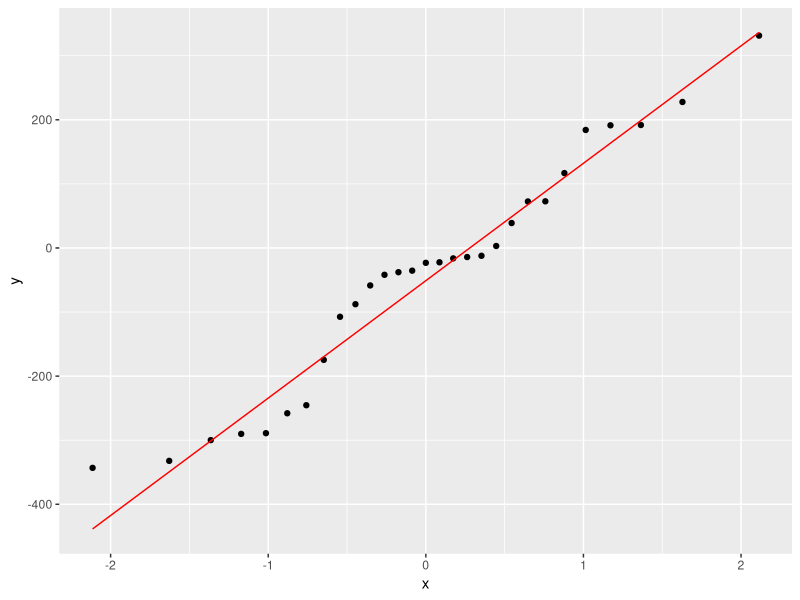
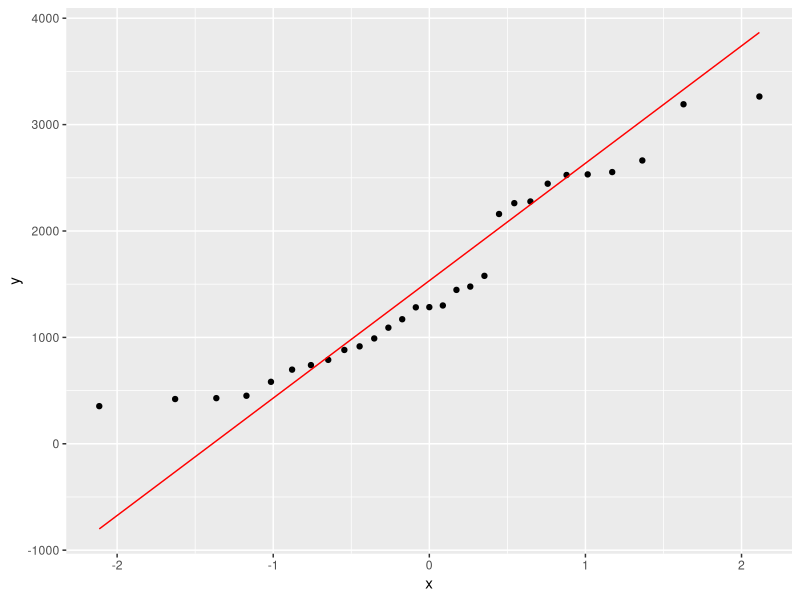
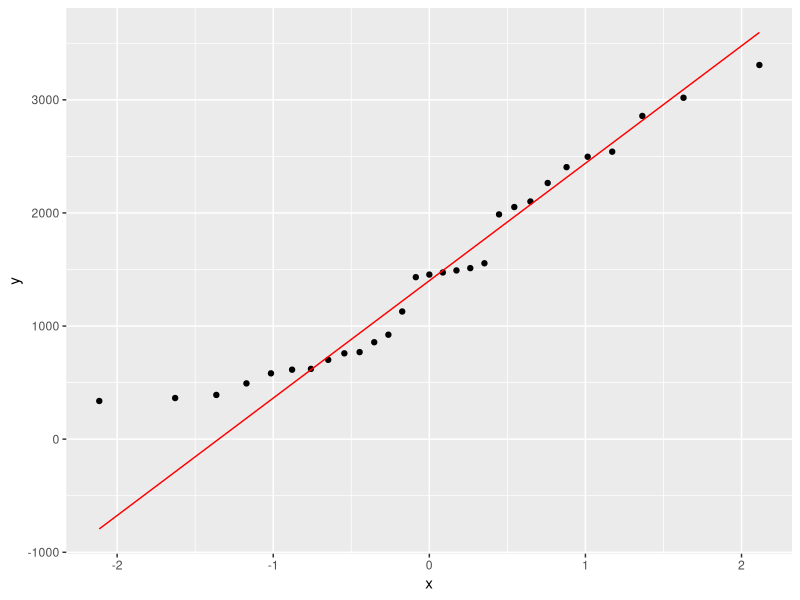

These charts were generated, in order, by the following R code:
## ---- chunk 1
library(tidyverse); library(knitr); library(ggplot2); library(kableExtra); library(readxl); library(dplyr); library(flextable); library(pbkrtest); library(broom)
Resultatskjema <- read_excel("Resultatskjema.xlsx")

# ordner et datasett som skal brukes til statistisk analyse for visceralt fett
itt.vat.stat <- Resultatskjema %>%
  select(id, sex, group, time, vat_mass) %>%
  mutate(vat_mass = as.numeric(vat_mass, na.rm = TRUE)) %>%
  mutate(time = factor(time, levels = c("pre", "post")),
         group = factor(group, levels = c("fls", "kon"))) %>%
  pivot_wider(names_from = time,
              values_from = vat_mass) %>%
  drop_na() %>%
  mutate(change = post - pre) %>%
  mutate(change.pros = ((pre - post)/ pre) * 100) %>%
  group_by(group) %>%
  print()

# sjekker normalfordelingen 
ggplot(itt.vat.stat, aes(sample = change)) + stat_qq() + stat_qq_line(col = "red")
ggplot(itt.vat.stat, aes(sample = pre)) + stat_qq() + stat_qq_line(col = "red")
ggplot(itt.vat.stat, aes(sample = post)) + stat_qq() + stat_qq_line(col = "red")

# analyse av endringsscore fra post til pre 
itt.vat.lm <- lm(change ~ group, data = itt.vat.stat)
summary(itt.vat.lm)

# ordner et datasett for å lage grafer - gjennomsnittlig score og sd
itt.vat.mean <- Resultatskjema %>%
  select(id, sex, group, time, vat_mass) %>%
  mutate(vat_mass = as.numeric(vat_mass, na.rm = TRUE)) %>%
  mutate(time = factor(time, levels = c("pre", "post")),
         group = factor(group, levels = c("fls", "kon"))) %>%
  pivot_wider(names_from = time,
              values_from = vat_mass) %>%
  drop_na() %>%
  mutate(change = ((post - pre) / pre) * 100 ) %>%
  group_by(group) %>%
  summarise(mean.change = mean(change),
            sd.change = sd(change)) %>%
  print()
